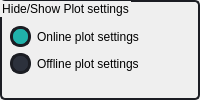
          <widget class="QGroupBox" name="groupBox_plot_settings">
           <property name="enabled">
            <bool>true</bool>
           </property>
           <property name="minimumSize">
            <size>
             <width>0</width>
             <height>0</height>
            </size>
           </property>
           <property name="layoutDirection">
            <enum>Qt::LeftToRight</enum>
           </property>
           <property name="styleSheet">
            <string notr="true">QGroupBox {
	border-radius: 5px;
	border: 2px solid rgb(27, 29, 35);
}

QFrame {
	border-radius: 5px;
	border: 2px solid rgb(27, 29, 35);
}

/* CHECKBOX */
QCheckBox::indicator {
    border: 3px solid rgb(27, 29, 35);
	width: 15px;
	height: 15px;
	border-radius: 10px;
    background: rgb(44, 49, 60);
}
QCheckBox::indicator:hover {
    border: 3px solid rgb(58, 66, 81);
}
QCheckBox::indicator:checked {
    background: rgb(32, 178, 170);
	border: 3px solid rgb(27, 29, 35);
}
QCheckBox::indicator:checked:hover {
    border: 3px solid rgb(58, 66, 81);
}</string>
           </property>
           <property name="title">
            <string>Hide/Show Plot settings</string>
           </property>
           <layout class="QVBoxLayout" name="verticalLayout_9">
            <property name="leftMargin">
             <number>6</number>
            </property>
            <property name="topMargin">
             <number>6</number>
            </property>
            <property name="rightMargin">
             <number>6</number>
            </property>
            <property name="bottomMargin">
             <number>6</number>
            </property>
            <item alignment="Qt::AlignVCenter">
             <widget class="QFrame" name="frame_plot_settings">
              <property name="styleSheet">
               <string notr="true">border-color: transparent;</string>
              </property>
              <property name="frameShape">
               <enum>QFrame::StyledPanel</enum>
              </property>
              <property name="frameShadow">
               <enum>QFrame::Raised</enum>
              </property>
              <layout class="QVBoxLayout" name="verticalLayout_12">
               <property name="leftMargin">
                <number>0</number>
               </property>
               <property name="topMargin">
                <number>0</number>
               </property>
               <property name="rightMargin">
                <number>0</number>
               </property>
               <property name="bottomMargin">
                <number>0</number>
               </property>
               <item>
                <widget class="QCheckBox" name="checkBox_online">
                 <property name="text">
                  <string>Online plot settings</string>
                 </property>
                 <property name="checked">
                  <bool>true</bool>
                 </property>
                </widget>
               </item>
               <item>
                <widget class="QCheckBox" name="checkBox_offline">
                 <property name="text">
                  <string>Offline plot settings</string>
                 </property>
                </widget>
               </item>
              </layout>
             </widget>
            </item>
           </layout>
          </widget>
